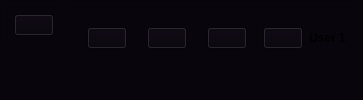
        <widget class="QFrame" name="header">
         <property name="styleSheet">
          <string notr="true">background-color: rgb(9, 5, 13);</string>
         </property>
         <property name="frameShape">
          <enum>QFrame::StyledPanel</enum>
         </property>
         <property name="frameShadow">
          <enum>QFrame::Raised</enum>
         </property>
         <layout class="QHBoxLayout" name="horizontalLayout_4" stretch="0,0">
          <property name="spacing">
           <number>6</number>
          </property>
          <property name="leftMargin">
           <number>6</number>
          </property>
          <property name="topMargin">
           <number>6</number>
          </property>
          <property name="rightMargin">
           <number>6</number>
          </property>
          <property name="bottomMargin">
           <number>6</number>
          </property>
          <item alignment="Qt::AlignLeft|Qt::AlignTop">
           <widget class="QFrame" name="sidebar_button_container">
            <property name="frameShape">
             <enum>QFrame::StyledPanel</enum>
            </property>
            <property name="frameShadow">
             <enum>QFrame::Raised</enum>
            </property>
            <layout class="QHBoxLayout" name="horizontalLayout_5" stretch="0">
             <property name="spacing">
              <number>6</number>
             </property>
             <property name="leftMargin">
              <number>6</number>
             </property>
             <property name="topMargin">
              <number>6</number>
             </property>
             <property name="rightMargin">
              <number>6</number>
             </property>
             <property name="bottomMargin">
              <number>6</number>
             </property>
             <item>
              <widget class="QPushButton" name="button_sidebar">
               <property name="cursor">
                <cursorShape>PointingHandCursor</cursorShape>
               </property>
               <property name="text">
                <string/>
               </property>
               <property name="icon">
                <iconset resource="icons.qrc">
                 <normaloff>:/icons/icons/align-justify.svg</normaloff>:/icons/icons/align-justify.svg</iconset>
               </property>
               <property name="iconSize">
                <size>
                 <width>32</width>
                 <height>32</height>
                </size>
               </property>
              </widget>
             </item>
            </layout>
           </widget>
          </item>
          <item alignment="Qt::AlignRight|Qt::AlignTop">
           <widget class="QFrame" name="navbar_container">
            <property name="frameShape">
             <enum>QFrame::StyledPanel</enum>
            </property>
            <property name="frameShadow">
             <enum>QFrame::Raised</enum>
            </property>
            <layout class="QHBoxLayout" name="horizontalLayout_6">
             <item>
              <widget class="QFrame" name="navbar_tools">
               <property name="frameShape">
                <enum>QFrame::StyledPanel</enum>
               </property>
               <property name="frameShadow">
                <enum>QFrame::Raised</enum>
               </property>
               <layout class="QHBoxLayout" name="horizontalLayout_12">
                <property name="spacing">
                 <number>20</number>
                </property>
                <item>
                 <widget class="QPushButton" name="button_search">
                  <property name="cursor">
                   <cursorShape>PointingHandCursor</cursorShape>
                  </property>
                  <property name="styleSheet">
                   <string notr="true"/>
                  </property>
                  <property name="text">
                   <string/>
                  </property>
                  <property name="icon">
                   <iconset resource="icons.qrc">
                    <normaloff>:/icons/icons/search.svg</normaloff>:/icons/icons/search.svg</iconset>
                  </property>
                 </widget>
                </item>
                <item>
                 <widget class="QPushButton" name="button_messages">
                  <property name="cursor">
                   <cursorShape>PointingHandCursor</cursorShape>
                  </property>
                  <property name="text">
                   <string/>
                  </property>
                  <property name="icon">
                   <iconset resource="icons.qrc">
                    <normaloff>:/icons/icons/mail.svg</normaloff>:/icons/icons/mail.svg</iconset>
                  </property>
                 </widget>
                </item>
                <item>
                 <widget class="QPushButton" name="button_notifications">
                  <property name="cursor">
                   <cursorShape>PointingHandCursor</cursorShape>
                  </property>
                  <property name="text">
                   <string/>
                  </property>
                  <property name="icon">
                   <iconset resource="icons.qrc">
                    <normaloff>:/icons/icons/bell.svg</normaloff>:/icons/icons/bell.svg</iconset>
                  </property>
                 </widget>
                </item>
               </layout>
              </widget>
             </item>
             <item>
              <widget class="QPushButton" name="button_user">
               <property name="cursor">
                <cursorShape>PointingHandCursor</cursorShape>
               </property>
               <property name="text">
                <string/>
               </property>
               <property name="icon">
                <iconset resource="icons.qrc">
                 <normaloff>:/icons/icons/user.svg</normaloff>:/icons/icons/user.svg</iconset>
               </property>
               <property name="iconSize">
                <size>
                 <width>25</width>
                 <height>25</height>
                </size>
               </property>
              </widget>
             </item>
             <item>
              <widget class="QLabel" name="label_username">
               <property name="font">
                <font>
                 <bold>true</bold>
                </font>
               </property>
               <property name="text">
                <string>User 1</string>
               </property>
              </widget>
             </item>
            </layout>
           </widget>
          </item>
         </layout>
        </widget>
